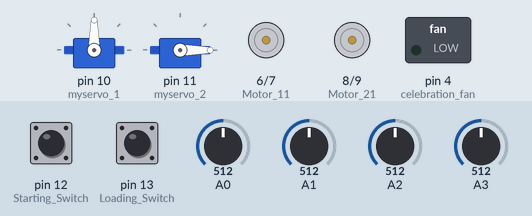
The program below on a simulated Arduino Uno, built with avr-gcc and run on an emulated ATmega328P. Parts: 2 × servo, motor-driver pin pairs drawn as motors (green arrow = first pin HIGH = forward, orange = second pin HIGH = backward, longer = more drive, scaled by the enable pin), switched loads named in the program (green lamp = pin HIGH). Inputs (shaded band) come from the test bench; at power-on: pin 12 (Starting_Switch) LOW, pin 13 (Loading_Switch) LOW, A0 = 512, A1 = 512, A2 = 512, A3 = 512.

Above: at 1.2 s.
1.3 s: pin 12 (Starting_Switch) pulled HIGH for 0.15 s
At 2.4 s:
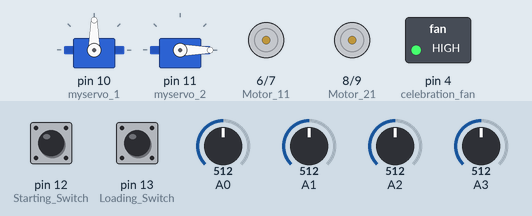
4.4 s: pin 13 (Loading_Switch) pulled HIGH for 0.15 s
At 6.0 s:
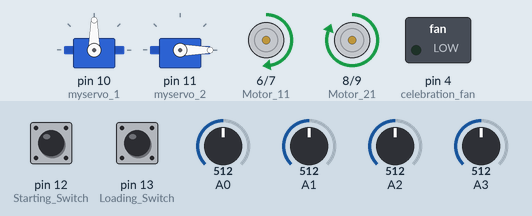
6.7 s: A0 set to 34
8.2 s: A0 set to 28
At 8.8 s:
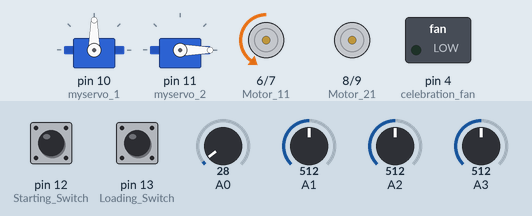
9.7 s: A0 set to 306
At 10.9 s:
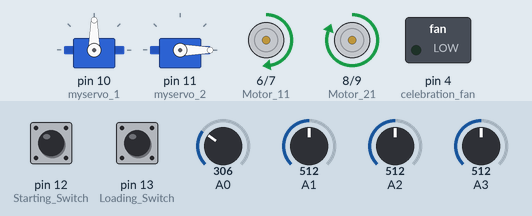
11.2 s: A0 set to 30
At 12.3 s:
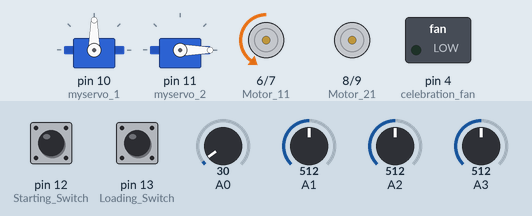
Timing chart, 0 to 13.7 s (numbered marks = the images above; inputs shaded):
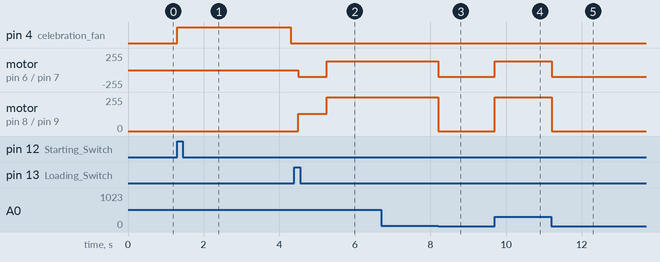

The program:

main.cpp
```cpp
#include <Arduino.h>
#include <Servo.h>

// Line color states
typedef enum {
  RED, BLACK, WHITE
} Color;

// Robot states
typedef enum {
  WAIT, LOADING, GOOD_PRESS, BAD_PRESS, ORIENTATION, FINISHED
} Which_Press;

// Game timer
#define GAME_TIMER           130000

// Game timer
#define WHITE_THRESH         30
#define RED_THRESH           700
#define IR_THRESHHOLD        460
// Sets initial robot state to WAIT
Which_Press press = WAIT;
int color1;
int color2;
int color3;
int irsensor1;
int irsensor2;
int previousTime = 0;
int previousPreviousTime = 0;
Color Which_Line1;
Color Which_Line2;
Color Which_Line3;
const int Motor_11 = 6;
const int Motor_12 = 7;
const int PWM_1 = 3;
const int Motor_21 = 8;
const int Motor_22 = 9;
const int PWM_2 = 5;
const int Starting_Switch = 12;
const int Loading_Switch = 13;
int currentTime = 0;
const int celebration_fan = 4;
const int myservo_1 = 10;
const int myservo_2 = 11;
int press_time = 0;
int impervious_time = 0;
int newTime = 0;

Servo myservo1;
Servo myservo2;

int downPosition = 0;     // arm is lowered
int upPosition = 90;      // arm is raised

void handleMoveLeft1(void);
void handleMoveRight1(void);
void handleMoveLeft2(void);
void handleMoveRight2(void);
void checkGlobalEvents(void);
void handleMoveStop(void);
void handleMoveForward(void);
void handleMoveBackLeft(void);
void handleMoveBackRight(void);
void handleMoveSpin(void);
void handleMoveBackward(void);
void dispensePress1(void);
void dispensePress2(void);
void CelebrationFan(void);
void OrientYourself(void);
void handleMoveSpin1(void);

void setup()
{
  pinMode(Motor_11, OUTPUT);
  pinMode(Motor_12, OUTPUT);
  pinMode(PWM_1, OUTPUT);
  pinMode(Motor_21, OUTPUT);
  pinMode(Motor_22, OUTPUT);
  pinMode(PWM_2, OUTPUT);
  pinMode(Starting_Switch, INPUT);
  pinMode(Loading_Switch, INPUT);
  pinMode(celebration_fan, OUTPUT);
  pinMode(myservo_1, OUTPUT);
  pinMode(myservo_2, OUTPUT);
  myservo1.attach(myservo_1);
  myservo1.write(upPosition);
  myservo2.attach(myservo_2);
  myservo2.write(downPosition);
}

void dispensePress1() {
    myservo1.write(downPosition);    // raise arm
    delay(1000);                  // time for balls to roll out
    myservo1.write(upPosition);  // lower arm
}

void dispensePress2() {
    Serial.println(1);
    myservo2.write(upPosition);    // raise arm
    delay(1000);                  // time for balls to roll out
    myservo2.write(downPosition);  // lower arm               // time for balls to roll out
}

void loop() {
  checkGlobalEvents();
  previousPreviousTime = millis();
  if (press == ORIENTATION){
    // Robot spins until IR sensor passes IR Beacon
    handleMoveSpin1();
    if(irsensor1 >= IR_THRESHHOLD){
      handleMoveStop();
      press = GOOD_PRESS;
      delay(100);
      handleMoveForward();
      delay(750);
    }
  }
  if (press == GOOD_PRESS){
    // Robot moves left if on white and right if on white.
    // It stops and goes to the next state if on black.
    if ((Which_Line1 == WHITE)){
      Serial.println(1);
      handleMoveLeft1();
    } else if ((Which_Line2 == RED)){
      handleMoveRight1();
    } else if ((Which_Line1 == BLACK) && (Which_Line2 == BLACK)){
      handleMoveStop();
      dispensePress2();
      press = BAD_PRESS;
      handleMoveBackLeft();
      delay(1450);
      handleMoveSpin();
      delay(1400);
      handleMoveForward();
      delay(800);
      int newTime = millis();
    }
  }
  if (press == BAD_PRESS){
    // Line follows allonw black line until it crosses bad press red line
    int newNewTime = millis();
    if ((Which_Line3 != RED)){
      if ((Which_Line1 == BLACK)){
        handleMoveLeft2();
      } else if ((Which_Line2 != BLACK)){
        handleMoveRight2();
      }
    } else if ((Which_Line3 == RED)){
      Serial.println(newNewTime - newTime);
      handleMoveStop();
      delay(300);
      dispensePress1();
      press = FINISHED;

    }
  }
  if (previousPreviousTime - previousTime >= GAME_TIMER){
    // If the game time has expired, stops and turns on celebration.
    handleMoveStop();
    CelebrationFan();
  }
}


void handleMoveLeft1(void) {
  analogWrite(PWM_1, 100);
  analogWrite(PWM_2, 0);
  digitalWrite(Motor_11, LOW);
  digitalWrite(Motor_12, HIGH);
  digitalWrite(Motor_21, LOW);
  digitalWrite(Motor_22, HIGH);
}

void handleMoveRight1(void) {
  analogWrite(PWM_1, 128);
  analogWrite(PWM_2, 255);
  digitalWrite(Motor_11, HIGH);
  digitalWrite(Motor_12, LOW);
  digitalWrite(Motor_21, HIGH);
  digitalWrite(Motor_22, LOW);
}

void handleMoveLeft2(void) {
  analogWrite(PWM_1, 60);
  analogWrite(PWM_2, 160);
  digitalWrite(Motor_11, HIGH);
  digitalWrite(Motor_12, LOW);
  digitalWrite(Motor_21, LOW);
  digitalWrite(Motor_22, HIGH);
}

void handleMoveRight2(void) {
  analogWrite(PWM_1, 89);
  analogWrite(PWM_2, 200);
  digitalWrite(Motor_11, LOW);
  digitalWrite(Motor_12, HIGH);
  digitalWrite(Motor_21, HIGH);
  digitalWrite(Motor_22, LOW);
}

void handleMoveStop(void) {
  analogWrite(PWM_1, 0);
  analogWrite(PWM_2, 0);
  digitalWrite(Motor_11, HIGH);
  digitalWrite(Motor_12, HIGH);
  digitalWrite(Motor_21, HIGH);
  digitalWrite(Motor_22, HIGH);
}

void handleMoveForward(void) {
  analogWrite(PWM_1, 90);
  analogWrite(PWM_2, 120);
  digitalWrite(Motor_11, LOW);
  digitalWrite(Motor_12, HIGH);
  digitalWrite(Motor_21, HIGH);
  digitalWrite(Motor_22, LOW);
}

void handleMoveBackward(void) {
  analogWrite(PWM_1, 120);
  analogWrite(PWM_2, 120);
  digitalWrite(Motor_11, HIGH);
  digitalWrite(Motor_12, LOW);
  digitalWrite(Motor_21, LOW);
  digitalWrite(Motor_22, HIGH);
}

void handleMoveBackLeft(void){
  analogWrite(PWM_1, 120);
  analogWrite(PWM_2, 0);
  digitalWrite(Motor_11, HIGH);
  digitalWrite(Motor_12, LOW);
  digitalWrite(Motor_21, LOW);
  digitalWrite(Motor_22, LOW);
}

void handleMoveBackRight(void){
  analogWrite(PWM_1, 0);
  analogWrite(PWM_2, 120);
  digitalWrite(Motor_11, LOW);
  digitalWrite(Motor_12, LOW);
  digitalWrite(Motor_21, LOW);
  digitalWrite(Motor_22, HIGH);
}

void handleMoveSpin(void){
  analogWrite(PWM_1, 120);
  analogWrite(PWM_2, 150);
  digitalWrite(Motor_11, LOW);
  digitalWrite(Motor_12, HIGH);
  digitalWrite(Motor_21, LOW);
  digitalWrite(Motor_22, HIGH);
}

void handleMoveSpin1(void){
  analogWrite(PWM_1, 100);
  analogWrite(PWM_2, 128);
  digitalWrite(Motor_11, LOW);
  digitalWrite(Motor_12, HIGH);
  digitalWrite(Motor_21, LOW);
  digitalWrite(Motor_22, HIGH);
}

void OnSwitchHit(void){
  // If on switch is hit starts the game and starts celebration.
  if (digitalRead(Starting_Switch) == HIGH){
    CelebrationFan();
    previousTime = millis();
    press = LOADING;
  }
}

void CelebrationFan(void){
  // Turns celebration fan on for 3 seconds.
  digitalWrite(celebration_fan, HIGH);
  delay(3000);
  digitalWrite(celebration_fan, LOW);
}

void LoadingSwitchHit(void){
  // Starts the robots movement when loading switch is hit.
  if (digitalRead(Loading_Switch) == HIGH){
    press = ORIENTATION;
  }
}

void OrientYourself() {
  // Reads the values of the 4 different analog sensors.
  color1 = analogRead(0);
  color2 = analogRead(1);
  color3 = analogRead(2);
  irsensor1 = analogRead(3);
  if (color1 <= WHITE_THRESH){
    Which_Line1 = WHITE;
  } else if ((WHITE_THRESH < color1) && (color1 <= RED_THRESH)){
    Which_Line1 = RED;
  } else if (color1 > RED_THRESH){
    Which_Line1 = BLACK;
  }
  if (color2 <= WHITE_THRESH){
    Which_Line2 = WHITE;
  } else if ((WHITE_THRESH < color2) && (color2 <= RED_THRESH)){
    Which_Line2 = RED;
  } else if (color2 > RED_THRESH){
    Which_Line2 = BLACK;
  }
  if (color3 <= WHITE_THRESH){
    Which_Line3 = WHITE;
  } else if ((WHITE_THRESH < color3) && (color3 <= RED_THRESH)){
    Which_Line3 = RED;
  } else if (color3 > RED_THRESH){
    Which_Line3 = BLACK;
  }
}

void checkGlobalEvents(void){
  if (press == WAIT) {
    OnSwitchHit();
  }
  else if (press == LOADING) {
    LoadingSwitchHit();
  }
  OrientYourself();
}
```

Measured:
- the behaviour switches between 31 and 30 on A0 (found by bisection; images 2 and 3)
- after the input at 1.3 s, pin 4 (celebration_fan): LOW → HIGH at once, → LOW 3.0 s later
- after the input at 4.4 s, motor on pin 6 (Motor_11) / pin 7 (Motor_12): stopped → backward 100/255 after 0.10 s, → forward 128/255 0.75 s later; motor on pin 8 (Motor_21) / pin 9 (Motor_22): stopped → forward 128/255 after 0.10 s, → forward 255/255 0.75 s later
- after the input at 6.7 s, every drawn part: stays the same
- after the input at 8.2 s, motor on pin 6 (Motor_11) / pin 7 (Motor_12): forward 128/255 → backward 100/255 at once; motor on pin 8 (Motor_21) / pin 9 (Motor_22): forward 255/255 → stopped at once
- after the input at 9.7 s, motor on pin 6 (Motor_11) / pin 7 (Motor_12): backward 100/255 → forward 128/255 at once; motor on pin 8 (Motor_21) / pin 9 (Motor_22): stopped → forward 255/255 at once
- after the input at 11.2 s, motor on pin 6 (Motor_11) / pin 7 (Motor_12): forward 128/255 → backward 100/255 at once; motor on pin 8 (Motor_21) / pin 9 (Motor_22): forward 255/255 → stopped at once
